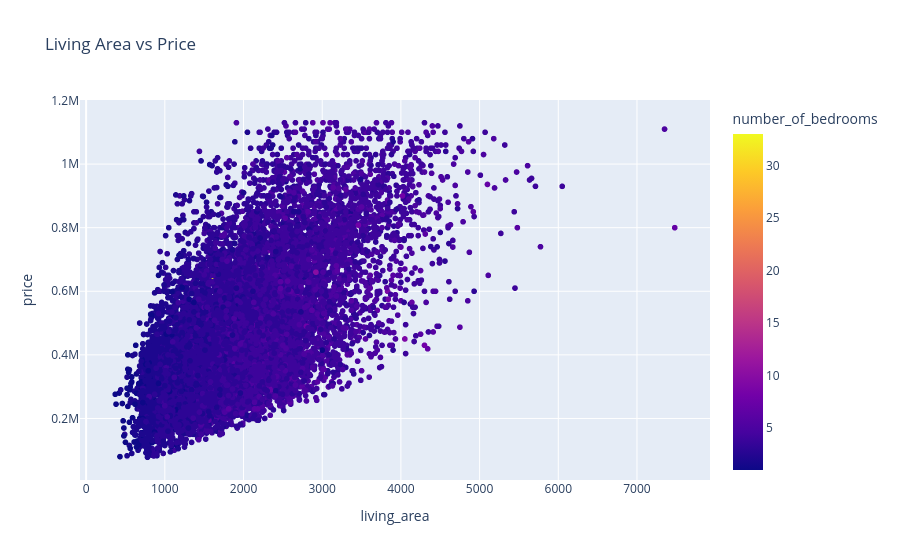

Source (notebook cell):
### Code cell
import plotly.express as px

fig = px.scatter(
    df,
    x="living_area",
    y="price",
    color="number_of_bedrooms",
    title="Living Area vs Price"
)

fig.show()

### Figure 1 — Plotly figure (JSON) as saved in the notebook; plotly's stock layout.template omitted (floating-point values rounded to 4 significant figures; data arrays with more than 128 entries replaced by an {"elided": "..."} marker saying what was removed)
{"data": [{"hovertemplate": "living_area=%{x}<br>price=%{y}<br>number_of_bedrooms=%{marker.color}<extra></extra>", "legendgroup": "", "marker": {"color": {"elided": "13859 int values"}, "coloraxis": "coloraxis", "symbol": "circle"}, "mode": "markers", "name": "", "showlegend": false, "type": "scattergl", "x": {"elided": "13859 int values"}, "xaxis": "x", "y": {"elided": "13859 int values"}, "yaxis": "y"}], "layout": {"coloraxis": {"colorbar": {"title": {"text": "number_of_bedrooms"}}, "colorscale": [[0, "#0d0887"], [0.1111, "#46039f"], [0.2222, "#7201a8"], [0.3333, "#9c179e"], [0.4444, "#bd3786"], [0.5556, "#d8576b"], [0.6667, "#ed7953"], [0.7778, "#fb9f3a"], [0.8889, "#fdca26"], [1, "#f0f921"]]}, "legend": {"tracegroupgap": 0}, "title": {"text": "Living Area vs Price"}, "xaxis": {"anchor": "y", "domain": [0, 1], "title": {"text": "living_area"}}, "yaxis": {"anchor": "x", "domain": [0, 1], "title": {"text": "price"}}}}
